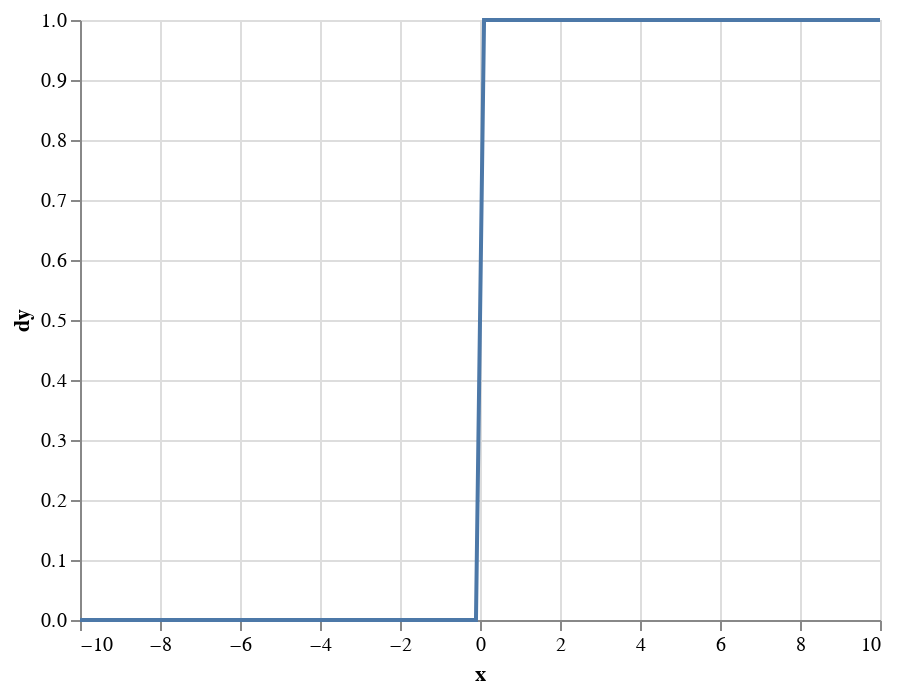

This figure's notebook cell:
### Code cell
x = np.linspace(-10, 10, 100)
y = np.where(x >= 0, x, 0)
dy = np.where(x >= 0, 1, 0)

df = pd.DataFrame({'x': x, 'y': y, 'dy': dy})

alt.Chart(df).mark_line().encode(
    x='x',
    y='dy'
)

### Figure 1 — Vega-Lite specification as saved in the notebook (floating-point values rounded to 4 significant figures)
{"config": {"view": {"continuousWidth": 400, "continuousHeight": 300}}, "data": {"name": "data-ccb54f899a652087d66d9c0be409af30"}, "mark": "line", "encoding": {"x": {"field": "x", "type": "quantitative"}, "y": {"field": "dy", "type": "quantitative"}}, "$schema": "https://vega.github.io/schema/vega-lite/v4.17.0.json", "datasets": {"data-ccb54f899a652087d66d9c0be409af30": [{"x": -10.0, "y": 0.0, "dy": 0}, {"x": -9.798, "y": 0.0, "dy": 0}, {"x": -9.596, "y": 0.0, "dy": 0}, {"x": -9.394, "y": 0.0, "dy": 0}, {"x": -9.192, "y": 0.0, "dy": 0}, {"x": -8.99, "y": 0.0, "dy": 0}, {"x": -8.788, "y": 0.0, "dy": 0}, {"x": -8.586, "y": 0.0, "dy": 0}, {"x": -8.384, "y": 0.0, "dy": 0}, {"x": -8.182, "y": 0.0, "dy": 0}, {"x": -7.98, "y": 0.0, "dy": 0}, {"x": -7.778, "y": 0.0, "dy": 0}, {"x": -7.576, "y": 0.0, "dy": 0}, {"x": -7.374, "y": 0.0, "dy": 0}, {"x": -7.172, "y": 0.0, "dy": 0}, {"x": -6.97, "y": 0.0, "dy": 0}, {"x": -6.768, "y": 0.0, "dy": 0}, {"x": -6.566, "y": 0.0, "dy": 0}, {"x": -6.364, "y": 0.0, "dy": 0}, {"x": -6.162, "y": 0.0, "dy": 0}, {"x": -5.96, "y": 0.0, "dy": 0}, {"x": -5.758, "y": 0.0, "dy": 0}, {"x": -5.556, "y": 0.0, "dy": 0}, {"x": -5.354, "y": 0.0, "dy": 0}, {"x": -5.152, "y": 0.0, "dy": 0}, {"x": -4.949, "y": 0.0, "dy": 0}, {"x": -4.747, "y": 0.0, "dy": 0}, {"x": -4.545, "y": 0.0, "dy": 0}, {"x": -4.343, "y": 0.0, "dy": 0}, {"x": -4.141, "y": 0.0, "dy": 0}, {"x": -3.939, "y": 0.0, "dy": 0}, {"x": -3.737, "y": 0.0, "dy": 0}, {"x": -3.535, "y": 0.0, "dy": 0}, {"x": -3.333, "y": 0.0, "dy": 0}, {"x": -3.131, "y": 0.0, "dy": 0}, {"x": -2.929, "y": 0.0, "dy": 0}, {"x": -2.727, "y": 0.0, "dy": 0}, {"x": -2.525, "y": 0.0, "dy": 0}, {"x": -2.323, "y": 0.0, "dy": 0}, {"x": -2.121, "y": 0.0, "dy": 0}, {"x": -1.919, "y": 0.0, "dy": 0}, {"x": -1.717, "y": 0.0, "dy": 0}, {"x": -1.515, "y": 0.0, "dy": 0}, {"x": -1.313, "y": 0.0, "dy": 0}, {"x": -1.111, "y": 0.0, "dy": 0}, {"x": -0.9091, "y": 0.0, "dy": 0}, {"x": -0.7071, "y": 0.0, "dy": 0}, {"x": -0.5051, "y": 0.0, "dy": 0}, {"x": -0.303, "y": 0.0, "dy": 0}, {"x": -0.101, "y": 0.0, "dy": 0}, {"x": 0.101, "y": 0.101, "dy": 1}, {"x": 0.303, "y": 0.303, "dy": 1}, {"x": 0.5051, "y": 0.5051, "dy": 1}, {"x": 0.7071, "y": 0.7071, "dy": 1}, {"x": 0.9091, "y": 0.9091, "dy": 1}, {"x": 1.111, "y": 1.111, "dy": 1}, {"x": 1.313, "y": 1.313, "dy": 1}, {"x": 1.515, "y": 1.515, "dy": 1}, {"x": 1.717, "y": 1.717, "dy": 1}, {"x": 1.919, "y": 1.919, "dy": 1}, {"x": 2.121, "y": 2.121, "dy": 1}, {"x": 2.323, "y": 2.323, "dy": 1}, {"x": 2.525, "y": 2.525, "dy": 1}, {"x": 2.727, "y": 2.727, "dy": 1}, {"x": 2.929, "y": 2.929, "dy": 1}, {"x": 3.131, "y": 3.131, "dy": 1}, {"x": 3.333, "y": 3.333, "dy": 1}, {"x": 3.535, "y": 3.535, "dy": 1}, {"x": 3.737, "y": 3.737, "dy": 1}, {"x": 3.939, "y": 3.939, "dy": 1}, {"x": 4.141, "y": 4.141, "dy": 1}, {"x": 4.343, "y": 4.343, "dy": 1}, {"x": 4.545, "y": 4.545, "dy": 1}, {"x": 4.747, "y": 4.747, "dy": 1}, {"x": 4.949, "y": 4.949, "dy": 1}, {"x": 5.152, "y": 5.152, "dy": 1}, {"x": 5.354, "y": 5.354, "dy": 1}, {"x": 5.556, "y": 5.556, "dy": 1}, {"x": 5.758, "y": 5.758, "dy": 1}, {"x": 5.96, "y": 5.96, "dy": 1}, {"x": 6.162, "y": 6.162, "dy": 1}, {"x": 6.364, "y": 6.364, "dy": 1}, {"x": 6.566, "y": 6.566, "dy": 1}, {"x": 6.768, "y": 6.768, "dy": 1}, {"x": 6.97, "y": 6.97, "dy": 1}, {"x": 7.172, "y": 7.172, "dy": 1}, {"x": 7.374, "y": 7.374, "dy": 1}, {"x": 7.576, "y": 7.576, "dy": 1}, {"x": 7.778, "y": 7.778, "dy": 1}, {"x": 7.98, "y": 7.98, "dy": 1}, {"x": 8.182, "y": 8.182, "dy": 1}, {"x": 8.384, "y": 8.384, "dy": 1}, {"x": 8.586, "y": 8.586, "dy": 1}, {"x": 8.788, "y": 8.788, "dy": 1}, {"x": 8.99, "y": 8.99, "dy": 1}, {"x": 9.192, "y": 9.192, "dy": 1}, {"x": 9.394, "y": 9.394, "dy": 1}, {"x": 9.596, "y": 9.596, "dy": 1}, {"x": 9.798, "y": 9.798, "dy": 1}, {"x": 10.0, "y": 10.0, "dy": 1}]}}
